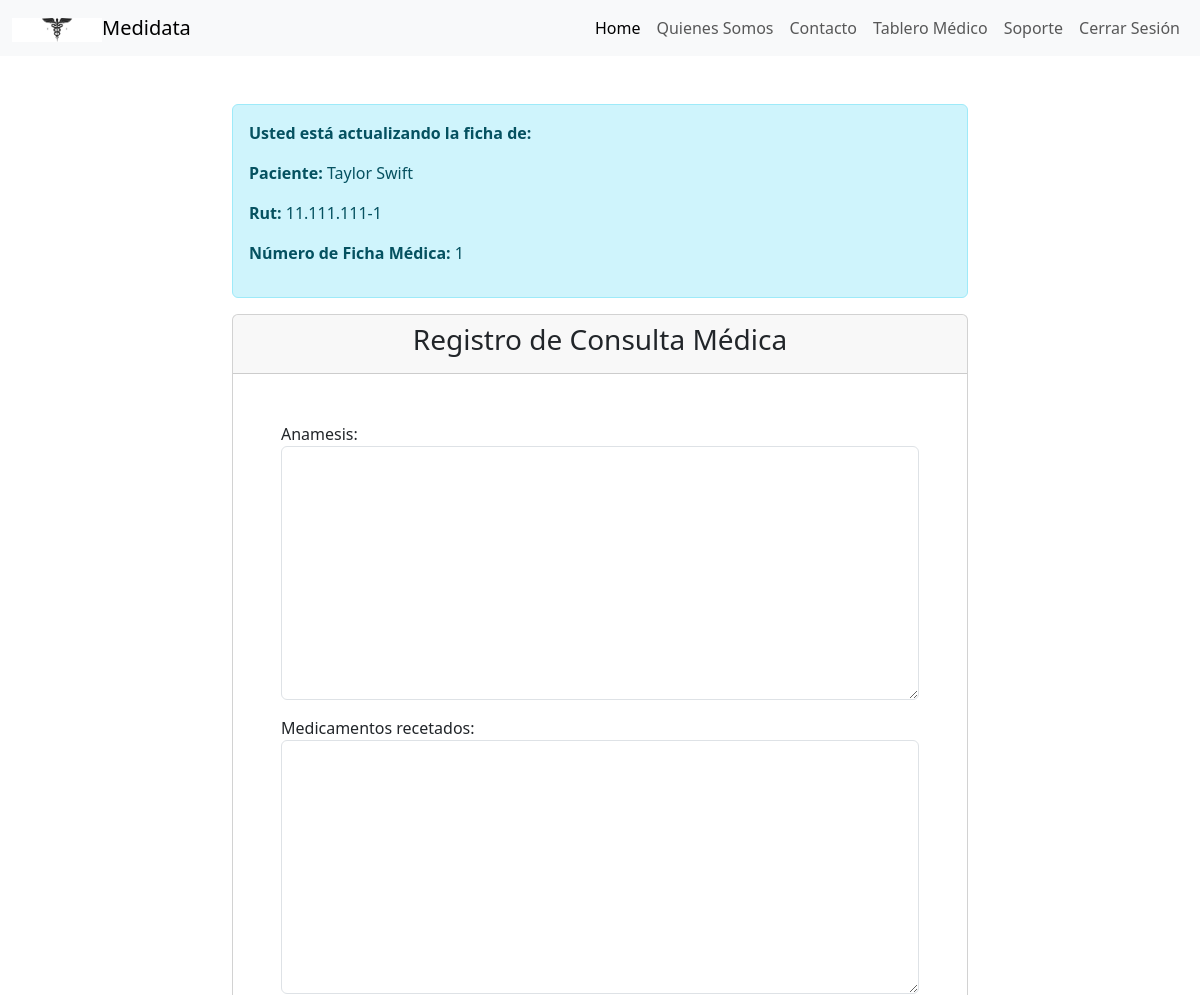
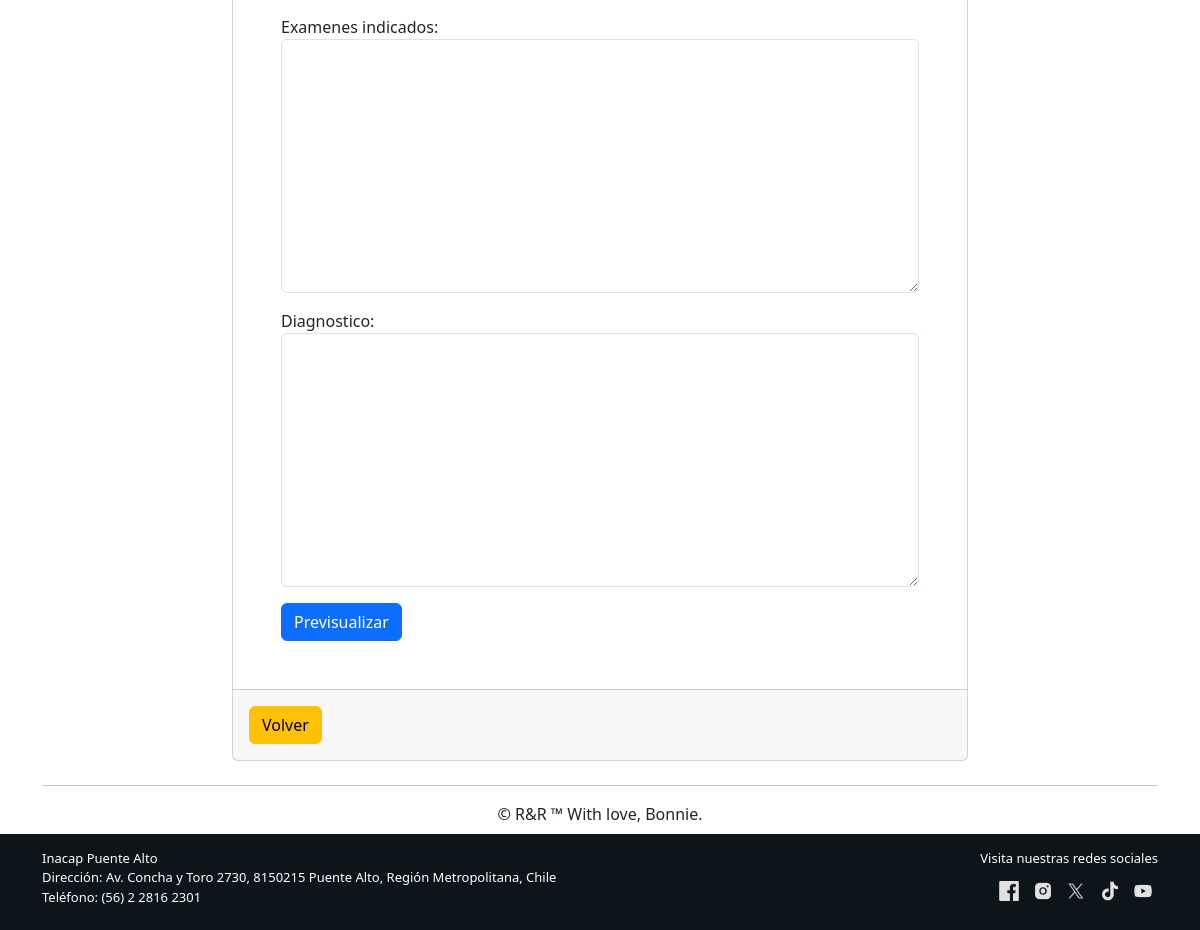
/registrar_atencion/1/ (signed in), run on the app's committed database (2 pictures, top to bottom).
### core/models.py (models this page shows, shortened)
class Paciente(models.Model):
    GENERO_CHOICES = [
        ('M', 'Masculino'),
        ('F', 'Femenino'),
        ('O', 'Otro'),
    ]
    rut = models.CharField(max_length = 12, blank=False, unique= True)
    nombre = models.CharField(max_length = 40, blank=False)
    apellido = models.CharField(max_length = 40, blank=False)
    fecha_nacimiento = models.DateField(blank=False, null=False)
    genero = models.CharField(max_length=1, choices=GENERO_CHOICES, blank=False)
    telefono = models.CharField(max_length = 12, blank=False)
    correo = models.EmailField(blank=False)

class FichaMedica(models.Model):
    paciente = models.OneToOneField(Paciente, on_delete=models.CASCADE)

### core/views.py (the view, shortened to what this page needs)
# urls.py: path('registrar_atencion/<id>/', registrar_atencion, name='registrar_atencion'),
@login_required
def registrar_atencion(request, id):
    paciente = get_object_or_404(Paciente, id=id)
    medico = request.user
    ficha_medica = FichaMedica.objects.filter(paciente=paciente).first()
    especialidad = medico.medico_profile.especialidad.descripcion if hasattr(medico, 'medico_profile') else 'Sin especialidad'
    datos = {'form': AtencionForm(initial={
        'paciente': paciente.rut,
        'ficha_medica': ficha_medica.id if ficha_medica else None,
        'medico': medico.get_full_name() or medico.username,  # Utilizar el nombre completo del usuario
        'fecha_atencion': date.today(),  # Inicializar la fecha de atención
        'especialidad': especialidad
        }),
        'especialidad': especialidad  # Agregar la especialidad al contexto para la plantilla
    }
    previsualizar = False
    return render(request, 'core/atencion/registrar_atencion.html', {
        'form': datos['form'],
        'previsualizar': previsualizar,
        'msj': datos.get('msj', None),
        'paciente': paciente,
        'ficha_medica': ficha_medica,
        'medico': medico.get_full_name() or medico.username,
        'especialidad': especialidad  # Pasar la especialidad al contexto
    })

### core/templates/core/atencion/registrar_atencion.html (shortened to what this page needs)
{% extends 'core/base.html' %}
{% block principal %}
<div class="mt-5 container">
    <div class="row">
        <div class="col-8 offset-2">
            <div class="alert alert-info" role="alert">
                <p><strong>Usted está actualizando la ficha de:</strong></p>
                <p><strong>Paciente:</strong> {{ paciente.nombre }} {{ paciente.apellido }}</p>
                <p><strong>Rut:</strong> {{ paciente.rut }}</p>
                <p><strong>Número de Ficha Médica:</strong> {{ ficha_medica.id }}</p>
            </div>
            <div class="card">
                <div class="card-header text-center">
                    <div class="card-title">
                        <h3>Registro de Consulta Médica</h3>
                    </div>
                </div>
                <div class="card-body p-5">
                    {% if previsualizar %}
                        <h3>Previsualización de Consulta Médica</h3>
                        <p><strong>Paciente:</strong> {{ form.cleaned_data.paciente.nombre }} {{ form.cleaned_data.paciente.apellido }}</p>
                        <p><strong>Número de Ficha Médica:</strong> {{ ficha_medica.id }}</p>
                        <p><strong>Médico:</strong> {{ request.user.get_full_name }}</p>
                        <p><strong>Especialidad del Médico:</strong> {{ especialidad }}</p>
                        <p><strong>Fecha de Atención:</strong> {{ form.cleaned_data.fecha_atencion|date:"Y-m-d" }}</p>
                        <p><strong>Anamnesis:</strong> {{ form.cleaned_data.anamesis }}</p>
                        <p><strong>Medicamentos Recetados:</strong> {{ form.cleaned_data.medicamentos_recetados }}</p>
                        <p><strong>Exámenes Indicados:</strong> {{ form.cleaned_data.examenes_indicados }}</p>
                        <p><strong>Diagnóstico:</strong> {{ form.cleaned_data.diagnostico }}</p>
                        <form method="post" action="">
                            {% csrf_token %}
                            <input type="hidden" name="paciente" value="{{ form.cleaned_data.paciente }}">
                            <input type="hidden" name="fecha_atencion" value="{{ form.cleaned_data.fecha_atencion|date:"Y-m-d" }}">
                            <input type="hidden" name="anamesis" value="{{ form.cleaned_data.anamesis }}">
                            <input type="hidden" name="medicamentos_recetados" value="{{ form.cleaned_data.medicamentos_recetados }}">
                            <input type="hidden" name="examenes_indicados" value="{{ form.cleaned_data.examenes_indicados }}">
                            <input type="hidden" name="diagnostico" value="{{ form.cleaned_data.diagnostico }}">
                            <button type="submit" name="confirm" class="btn btn-success">Confirmar y Guardar</button>
                            <button type="submit" name="edit" class="btn btn-secondary">Volver y Editar</button>
                        </form>
                        <div class="alert alert-info mt-5" role="alert">
                            Usted está actualizando esta ficha como médico {{ request.user.get_full_name }}
                        </div>
                    {% else %}
                        <form method="post" action="">
                            {{ form.as_p }}
                            <button type="submit" name="preview" class="btn btn-primary">Previsualizar</button>
                        </form>
                    {% endif %}
                </div>
                <div class="card-footer p-3">
                    <a class="btn btn-warning" href="{% url 'medico' %}">Volver</a>
                </div>
            </div>
        </div>
    </div>
</div>
{% endblock %}

### core/static/core/assets/css/estilos.css (style rules this page uses)
html, body { width: 100%; margin: 0; padding: 0; height: 100%; }
.container { position: relative; z-index: 2; }
a { text-decoration: none; color: #bebcb9; }

### data on the page
Paciente: nombre "Taylor", apellido "Swift", rut "11.111.111-1"
FichaMedica: id "1"
